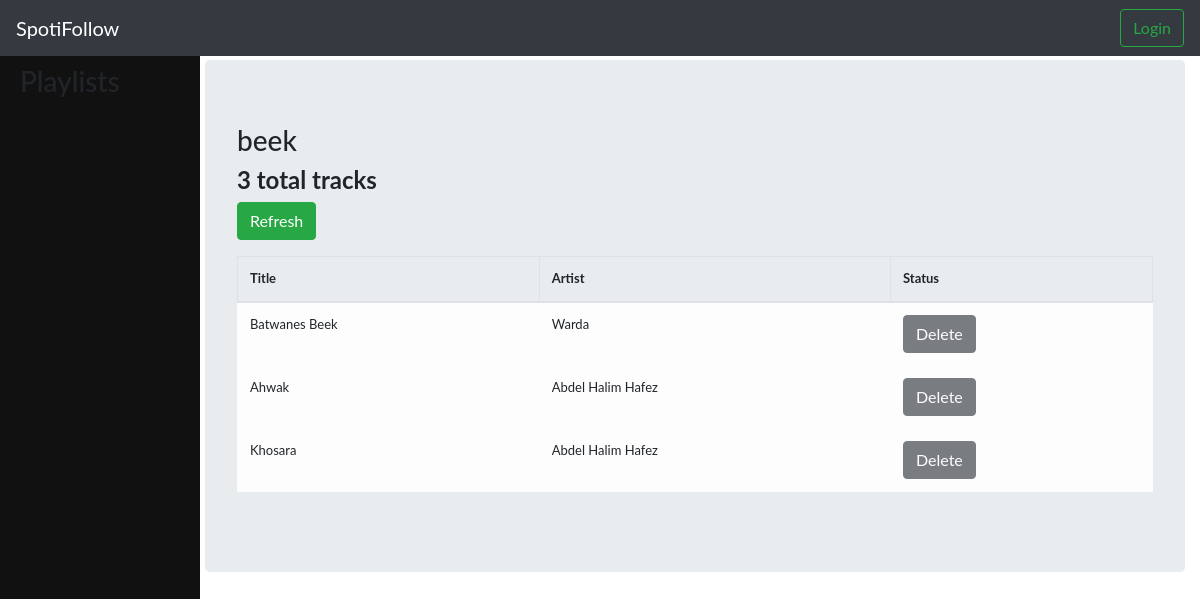
Screenshot of /playlist/3WSQnvDWN3IEMa3sggPW6K with the database file from the repository.
### playlist/models.py (models this page shows, shortened)
class Playlist(models.Model):
	playlist_id = models.CharField(max_length=200, primary_key=True)
	title = models.CharField(max_length=200)
	author = models.CharField(max_length=200)
	href = models.CharField(max_length=500)
	tracks_href = models.CharField(max_length=200)
	tracks = models.ManyToManyField(Track, through='TrackInstance')
	linked = models.BooleanField(default=False)
	origin_playlist = models.ForeignKey('self', null=True, on_delete=models.SET_NULL)
	def tracks_count(self):
		return self.tracks.exclude(trackinstance__status='DE').count()

class TrackInstance(models.Model):
	KEPT = 'KP'
	DELETED = 'DE'
	ADDED = 'AD'
	TRACK_STATUS_CHOICES = (
		(KEPT, 'kept'),
		(DELETED, 'deleted'),
		(ADDED, 'added'),
	)
	track = models.ForeignKey(Track, on_delete=models.SET_NULL, null=True)
	playlist = models.ForeignKey(Playlist, on_delete=models.SET_NULL, null=True)
	status = models.CharField(
		max_length=2,
		choices=TRACK_STATUS_CHOICES,
		default=KEPT,
	)
	def is_added(self):
		return self.status == self.ADDED
	def is_deleted(self):
		return self.status == self.DELETED

class Track(models.Model):
	track_id = models.CharField(max_length=200, primary_key=True)
	title = models.CharField(max_length=200)
	artist = models.CharField(max_length=200)
	artist_id = models.CharField(max_length=200)
	href = models.CharField(max_length=500)

### playlist/views.py (the view)
# urls.py: path('playlist/<slug:pk>', views.PlaylistDetailView.as_view(), name='playlist-detail'),
class PlaylistDetailView(generic.DetailView):
    model = Playlist
    def get_context_data(self, **kwargs):
        context = super(PlaylistDetailView, self).get_context_data(**kwargs)
        context['playlist_list'] = Playlist.objects.filter(author=self.request.user)
        return context

### playlist/templates/playlist/playlist_detail.html
{% extends 'base.html' %}
{% block header_include %}
  {% include "playlist/playlist_header.html" with playlist_list=playlist_list %}
{% endblock header_include %}
{% block content %}
  <h3>{{ playlist.title }}</h3>
  <h4><b>{{ playlist.tracks_count }} total tracks</b></h4>
  {% if playlist.linked %}
    <h6>Added {{ playlist.added_tracks_count }} tracks | Removed {{ playlist.deleted_tracks_count }} tracks</h6>
    <h6>Follows Playlist:
      <a href="{% url 'playlist-detail' playlist.origin_playlist.playlist_id %}">{{ playlist.origin_playlist.title}} by {{ playlist.origin_playlist.author }}</a>
      ({{ playlist.origin_playlist.tracks_count }} total tracks)</h6>
      <p><a href="{% url 'refresh' playlist.playlist_id %}"><button type="button" class="btn btn-success">Refresh</button></a>&nbsp;&nbsp;
      <a href="{% url 'unlink-list' playlist.playlist_id playlist.origin_playlist.playlist_id %}"><button type="button" class="btn btn-secondary">Unfollow</button></a>
  {% else %}
    <p><a href="{% url 'refresh' playlist.playlist_id %}"><button type="button" class="btn btn-success">Refresh</button></a>
  {% endif %}
  <table class="table table-bordered">
    <thead class="thread-dark">
      <tr>
        <th scope="col">Title</th>
        <th scope="col">Artist</th>
        <th scope="col">Status</th>
      </tr>
    </thead>
    <tbody class="table-hover">
    {% for track in playlist.trackinstance_set.all %}
      {% if track.is_added %}
        <tr scope="row" class="table-success">
      {% elif track.is_deleted %}
        <tr scope="row" class="table-secondary">
      {% else %}
        <tr scope="row" class="table-light">
      {% endif %}
      <td>{{ track.track.title }}</td>
      <td>{{ track.track.artist }}</td>
      <td>
      {% if track.is_deleted %}
          <a href="{% url 'add' playlist.playlist_id track.track_id %}"><button type="button" class="btn btn-light">Re-Add</button></a>
      {% else %}
        {% if playlist.linked %}
          <a href="{% url 'delete' playlist.playlist_id track.track_id %}"><button type="button" class="btn btn-dark">Delete</button></a>
        {% else %}
          <a href="{% url 'delete' playlist.playlist_id track.track_id %}"><button type="button" class="btn btn-dark" disabled>Delete</button></a>
        {% endif %}
      {% endif %}
      </td>
      </tr>
    {% endfor %}
  </tbody>
  </table>
{% endblock %}

### playlist/static/playlist/style.css (style rules this page uses)
body { font-family: "Lato", sans-serif; }

### rows the page displays
Playlist: title "beek", tracks_count "3"
TrackInstance: track "Batwanes Beek", track.artist "Warda", status "Delete"
TrackInstance: track "Ahwak", track.artist "Abdel Halim Hafez", status "Delete"
TrackInstance: track "Khosara", track.artist "Abdel Halim Hafez", status "Delete"
